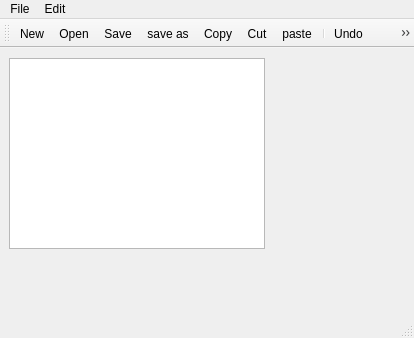
<?xml version="1.0" encoding="UTF-8"?>
<ui version="4.0">
 <class>MainWindow</class>
 <widget class="QMainWindow" name="MainWindow">
  <property name="geometry">
   <rect>
    <x>0</x>
    <y>0</y>
    <width>414</width>
    <height>338</height>
   </rect>
  </property>
  <property name="windowTitle">
   <string>MainWindow</string>
  </property>
  <widget class="QWidget" name="centralWidget">
   <widget class="QTextEdit" name="textEdit">
    <property name="geometry">
     <rect>
      <x>9</x>
      <y>10</y>
      <width>256</width>
      <height>191</height>
     </rect>
    </property>
   </widget>
  </widget>
  <widget class="QMenuBar" name="menuBar">
   <property name="geometry">
    <rect>
     <x>0</x>
     <y>0</y>
     <width>414</width>
     <height>22</height>
    </rect>
   </property>
   <widget class="QMenu" name="menuNew">
    <property name="title">
     <string>File</string>
    </property>
    <addaction name="actionNew"/>
    <addaction name="actionOpen"/>
    <addaction name="separator"/>
    <addaction name="actionSave"/>
    <addaction name="actionsave_as"/>
    <addaction name="separator"/>
    <addaction name="actionQuit"/>
   </widget>
   <widget class="QMenu" name="menuEdit">
    <property name="title">
     <string>Edit</string>
    </property>
    <addaction name="actionCopy"/>
    <addaction name="actionCut"/>
    <addaction name="actionpaste"/>
    <addaction name="separator"/>
    <addaction name="actionUndo"/>
    <addaction name="actionRedo"/>
   </widget>
   <addaction name="menuNew"/>
   <addaction name="menuEdit"/>
  </widget>
  <widget class="QToolBar" name="mainToolBar">
   <attribute name="toolBarArea">
    <enum>TopToolBarArea</enum>
   </attribute>
   <attribute name="toolBarBreak">
    <bool>false</bool>
   </attribute>
   <addaction name="actionNew"/>
   <addaction name="actionOpen"/>
   <addaction name="actionSave"/>
   <addaction name="actionsave_as"/>
   <addaction name="actionCopy"/>
   <addaction name="actionCut"/>
   <addaction name="actionpaste"/>
   <addaction name="separator"/>
   <addaction name="actionUndo"/>
   <addaction name="actionRedo"/>
   <addaction name="separator"/>
  </widget>
  <widget class="QStatusBar" name="statusBar"/>
  <action name="actionOpen">
   <property name="icon">
    <iconset resource="appresources.qrc">
     <normaloff>:/Images/open.png</normaloff>:/Images/open.png</iconset>
   </property>
   <property name="text">
    <string>Open</string>
   </property>
  </action>
  <action name="actionSave">
   <property name="icon">
    <iconset resource="appresources.qrc">
     <normaloff>:/Images/save.png</normaloff>:/Images/save.png</iconset>
   </property>
   <property name="text">
    <string>Save</string>
   </property>
  </action>
  <action name="actionsave_as">
   <property name="icon">
    <iconset resource="appresources.qrc">
     <normaloff>:/Images/save_as.png</normaloff>:/Images/save_as.png</iconset>
   </property>
   <property name="text">
    <string>save as</string>
   </property>
  </action>
  <action name="actionCopy">
   <property name="icon">
    <iconset resource="appresources.qrc">
     <normaloff>:/Images/copy.png</normaloff>:/Images/copy.png</iconset>
   </property>
   <property name="text">
    <string>Copy</string>
   </property>
  </action>
  <action name="actionCut">
   <property name="icon">
    <iconset resource="appresources.qrc">
     <normaloff>:/Images/cut.png</normaloff>:/Images/cut.png</iconset>
   </property>
   <property name="text">
    <string>Cut</string>
   </property>
  </action>
  <action name="actionUndo">
   <property name="icon">
    <iconset resource="appresources.qrc">
     <normaloff>:/Images/undo.png</normaloff>:/Images/undo.png</iconset>
   </property>
   <property name="text">
    <string>Undo</string>
   </property>
  </action>
  <action name="actionRedo">
   <property name="icon">
    <iconset resource="appresources.qrc">
     <normaloff>:/Images/redo.png</normaloff>:/Images/redo.png</iconset>
   </property>
   <property name="text">
    <string>Redo</string>
   </property>
  </action>
  <action name="actionpaste">
   <property name="icon">
    <iconset resource="appresources.qrc">
     <normaloff>:/Images/paste.png</normaloff>:/Images/paste.png</iconset>
   </property>
   <property name="text">
    <string>paste</string>
   </property>
  </action>
  <action name="actionNew">
   <property name="icon">
    <iconset resource="appresources.qrc">
     <normaloff>:/Images/new.png</normaloff>:/Images/new.png</iconset>
   </property>
   <property name="text">
    <string>New</string>
   </property>
  </action>
  <action name="actionQuit">
   <property name="text">
    <string>Quit</string>
   </property>
  </action>
 </widget>
 <layoutdefault spacing="6" margin="11"/>
 <resources>
  <include location="appresources.qrc"/>
 </resources>
 <connections/>
</ui>
